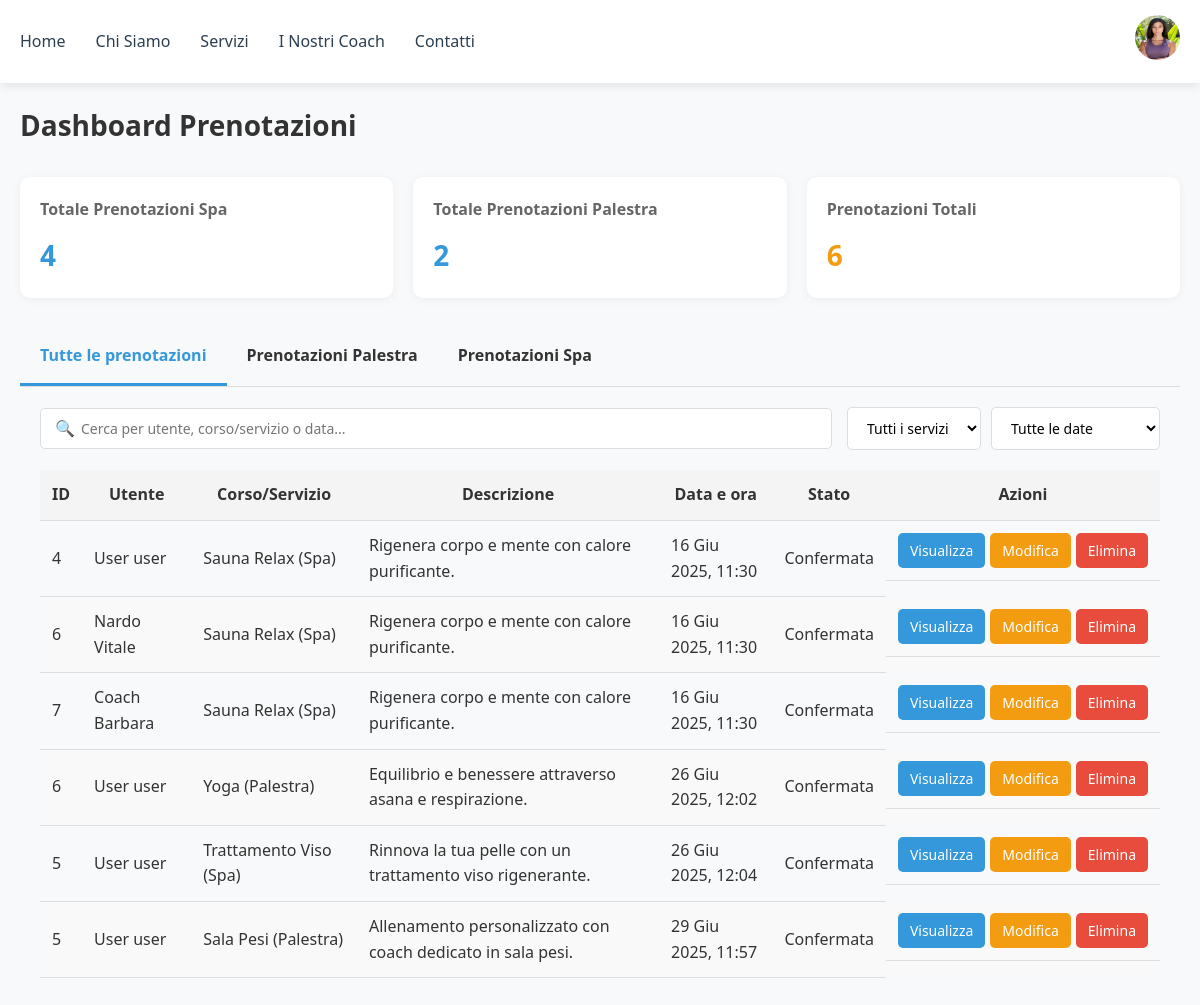
/gest-prenotazioni/ (signed in), run on the app's committed database.
### users/models.py (models this page shows, shortened)
class User(AbstractBaseUser, PermissionsMixin):
    full_name = models.CharField(max_length=255, default="Nome Cognome")
    email = models.EmailField(unique=True)
    phone = models.CharField(max_length=20, blank=True)
    profile_picture = models.ImageField(
        upload_to="profile_pics/",
        default="profile_pics/def_pfp.png",
        null=True,
        blank=True
    )
    is_active = models.BooleanField(default=True)
    is_staff = models.BooleanField(default=False)
    is_superuser = models.BooleanField(default=False)
    objects = UserManager()
    USERNAME_FIELD = 'email'

### spa/models.py (models this page shows, shortened)
class SpaService(models.Model):
    name = models.CharField(max_length=100)
    description = models.TextField()
    operator = models.ForeignKey(User, on_delete=models.SET_NULL, null=True, related_name='operator_services')
    duration = models.IntegerField(default=45)
    scheduled = models.DateTimeField(default=timezone.now)
    price = models.IntegerField()
    max_partecipants = models.IntegerField(default=1)
    imgs = models.ImageField(upload_to='spa/', blank=True, null=True, help_text="Carica un'immagine del trattamento")
    TYPE_CHOICES = [
        ('massage', 'Massaggio'),
        ('treatment', 'Trattamento'),
        ('ritual', 'Rituale'),
    ]
    type = models.CharField(max_length=20, choices=TYPE_CHOICES, default='massage')

### palestra/models.py (models this page shows, shortened)
class GymClass(models.Model):
    name = models.CharField(max_length=100, default="Marco Ros")
    description = models.TextField()
    scheduled = models.DateTimeField(default=timezone.now)
    duration = models.IntegerField(default=45)
    instructor = models.ForeignKey(User, on_delete=models.SET_NULL, null=True, related_name='instructor_classes')
    max_partecipants = models.IntegerField()
    imgs = models.ImageField(upload_to='palestra/', blank=True, null=True, help_text="Carica un'immagine del corso")

### users/views/admin.py (the view)
# urls.py: path('gest-prenotazioni/', gest_prenotazioni, name='gest_prenotazioni'),
@login_required
@user_passes_test(lambda u: u.is_staff)
def gest_prenotazioni(request):
    gym_bookings = GymBooking.objects.select_related('user', 'class_id').all()
    spa_bookings = SpaBooking.objects.select_related('user', 'service_id').all()
    gym_count = gym_bookings.count()
    spa_count = spa_bookings.count()
    all_bookings = []
    for booking in gym_bookings:
        all_bookings.append({
            'id': booking.id,
            'user': f"{booking.user.full_name}",
            'service': f"{booking.class_id.name} (Palestra)",
            'description': booking.description or booking.class_id.description,
            'date': booking.class_id.scheduled,
            'status': 'confirmed',
            'type': 'gym'
        })
    for booking in spa_bookings:
        all_bookings.append({
            'id': booking.id,
            'user': f"{booking.user.full_name}",
            'service': f"{booking.service_id.name} (Spa)",
            'description': booking.description or booking.service_id.description,
            'date': booking.service_id.scheduled,
            'status': 'confirmed',
            'type': 'spa'
        })
    all_bookings.sort(key=lambda x: x['date'])
    gym_bookings_data = []
    for booking in gym_bookings:
        gym_bookings_data.append({
            'id': booking.id,
            'user': f"{booking.user.full_name}",
            'course': booking.class_id.name,
            'description': booking.description or booking.class_id.description,
            'date': booking.class_id.scheduled,
            'status': 'confirmed',
        })
    spa_bookings_data = []
    for booking in spa_bookings:
        spa_bookings_data.append({
            'id': booking.id,
            'user': f"{booking.user.full_name}",
            'treatment': booking.service_id.name,
            'description': booking.description or booking.service_id.description,
            'date': booking.service_id.scheduled,
            'status': 'confirmed',
        })
    ctx = {
        'total_gym_bookings': gym_count,
        'total_spa_bookings': spa_count,
        'all_bookings': all_bookings,
        'gym_bookings': gym_bookings_data,
        'spa_bookings': spa_bookings_data,
        'timestamp': datetime.now().timestamp(),
    }
    return render(request, 'users/gest_prenotazioni.html', ctx)

### users/templates/users/gest_prenotazioni.html (shortened to what this page needs)
{% extends 'users/navbar_template.html' %}
{% load static %}
{% block content %}
<!DOCTYPE html>
<html lang="it">
<head>
    <link rel="stylesheet" href="{% static 'users/css/gest_pren.css' %}">
</head>
<body>
    <main class="container">
        <div class="dashboard-header">
            <h1>Dashboard Prenotazioni</h1>
        </div>
        <div class="stat-cards">
            <div class="stat-card primary">
                <h3>Totale Prenotazioni Spa</h3>
                <p>{{ total_spa_bookings }}</p>
            </div>
            <div class="stat-card primary">
                <h3>Totale Prenotazioni Palestra</h3>
                <p>{{ total_gym_bookings }}</p>
            </div>
            <div class="stat-card warning">
                <h3>Prenotazioni Totali</h3>
                <p>{{ total_gym_bookings|add:total_spa_bookings }}</p>
            </div>
        </div>
        <div class="tabs">
            <div class="tab active" data-tab="all">Tutte le prenotazioni</div>
            <div class="tab" data-tab="gym">Prenotazioni Palestra</div>
            <div class="tab" data-tab="spa">Prenotazioni Spa</div>
        </div>
        <div class="tab-content-container">
            <div id="all" class="tab-content active">
                <div class="filters">
                    <div class="search-box">
                        <span class="search-icon">🔍</span>
                        <input type="text" id="search-all" placeholder="Cerca per utente, corso/servizio o data...">
                    </div>
                    <div class="filter-group">
                        <select id="filter-service-all">
                            <option value="">Tutti i servizi</option>
                        </select>
                        <select id="filter-date-all">
                            <option value="">Tutte le date</option>
                        </select>
                    </div>
                </div>
                <div class="table-container">
                    <table>
                        <thead>
                            <tr>
                                <th>ID</th>
                                <th>Utente</th>
                                <th>Corso/Servizio</th>
                                <th>Descrizione</th>
                                <th>Data e ora</th>
                                <th>Stato</th>
                                <th>Azioni</th>
                            </tr>
                        </thead>
                        <tbody>
                            {% for booking in all_bookings %}
                            <tr class="booking-row" data-booking-id="{{ booking.id }}">
                                <td>{{ booking.id }}</td>
                                <td>{{ booking.user }}</td>
                                <td>{{ booking.service }}</td>
                                <td>{{ booking.description }}</td>
                                <td>{{ booking.date|date:"d M Y, H:i" }}</td>
                                <td><span class="status {{ booking.status }}">
                                    {% if booking.status == 'confirmed' %}
                                        Confermata
                                    {% elif booking.status == 'pending' %}
                                        In attesa
                                    {% elif booking.status == 'cancelled' %}
                                        Cancellata
                                    {% endif %}
                                </span></td>
                                <td class="actions">
                                    <button class="btn btn-view" data-id="{{ booking.id }}" data-type="{{ booking.type }}">Visualizza</button>
                                    <button class="btn btn-edit" data-id="{{ booking.id }}" data-type="{{ booking.type }}">Modifica</button>
                                    <button class="btn btn-delete" data-id="{{ booking.id }}" data-type="{{ booking.type }}">Elimina</button>
                                </td>
                            </tr>
                            {% empty %}
                            <tr>
                                <td colspan="7" class="no-data">Nessuna prenotazione disponibile</td>
                            </tr>
                            {% endfor %}
                        </tbody>
                    </table>
                </div>
            </div>
        </div>
    </main>
{% endblock %}

### users/templates/users/navbar_template.html (shortened to what this page needs)
{% load static %}
<!DOCTYPE html>
<html lang="it">
<head>
    <link rel="stylesheet" href="{% static 'users/css/home.css' %}">
</head>
<body>
    <header>
        <nav class="navbar">
            <ul class="nav-links">
                <li><a href="{% url 'home' %}#home">Home</a></li>
                <li><a href="{% url 'home' %}#about">Chi Siamo</a></li>
                <li><a href="{% url 'home' %}#services">Servizi</a></li>
                <li><a href="{% url 'home' %}#coaches">I Nostri Coach</a></li>
                <li><a href="{% url 'home' %}#contact">Contatti</a></li>
            </ul>
            <div class="header-actions">
                {% if user.is_authenticated %}
                    <div class="dropdown">
                        <img
                            src="{{ user.profile_picture.url }}"
                            alt="Immagine profilo utente"
                            class="user-profile-pic"
                        >
                    </div>
                {% else %}
                    <button class="login-btn" onclick="window.location.href='{% url 'login' %}?tab=login'">Login</button>
                    <button class="register-btn" onclick="window.location.href='{% url 'login' %}?tab=register'">Registrati</button>
                {% endif %}
            </div>
        </nav>
    </header>
{% block content %}{% endblock %}
</body>
</html>

### users/static/users/css/home.css (style rules this page uses)
* { margin: 0; padding: 0; box-sizing: border-box; }
:root { --primary-color: #2C3E50; --secondary-color: #34495E; --accent-color: #3498DB; --background-color: #F4F6F7; --text-color: #2C3E50; --white: #FFFFFF; }
.container { max-width: 1200px; margin: 0 auto; }
body { font-family: 'Inter', sans-serif; line-height: 1.6; background-color: var(--background-color); color: var(--text-color); }
header { position: fixed; top: 0; width: 100%; background-color: var(--white); box-shadow: 0 2px 10px rgba(0, 0, 0, 0.05); z-index: 1000; padding: 15px 0; }
header nav { max-width: 1200px; margin: 0 auto; display: flex; justify-content: space-between; align-items: center; padding: 0 20px; }
header nav ul { display: flex; list-style: none; gap: 30px; }
header nav ul li a { text-decoration: none; color: var(--primary-color); font-weight: 500; transition: color 0.3s ease; position: relative; }
header nav ul li a::after { content: ''; position: absolute; width: 0; height: 2px; bottom: -5px; left: 0; background-color: var(--accent-color); transition: width 0.3s ease; }
.header-actions { display: flex; gap: 20px; }
.dropdown { position: relative; display: inline-block; }
.user-profile-pic { width: 45px; height: 45px; border-radius: 50%; cursor: pointer; transition: transform 0.2s ease; }

### users/templates/users/gest_prenotazioni.html (style rules this page uses)
.table-container th { text-align: center; }

### data on the page
User: profile_picture (picture), user "Coach Barbara"
User: user "User user" "User user" "User user" "User user"
SpaService: description "Rigenera corpo e mente con calore purificante." "Rigenera corpo e mente con calore purificante." "Rigenera corpo e mente con calore purificante.", date "16 Giu 2025, 11:30" "16 Giu 2025, 11:30" "16 Giu 2025, 11:30"
User: user "Nardo Vitale"
GymClass: description "Equilibrio e benessere attraverso asana e respirazione.", date "26 Giu 2025, 12:02"
SpaService: description "Rinnova la tua pelle con un trattamento viso rigenerante.", date "26 Giu 2025, 12:04"
GymClass: description "Allenamento personalizzato con coach dedicato in sala pesi.", date "29 Giu 2025, 11:57"

### other printed values
{{ total_spa_bookings }} "4"
{{ total_gym_bookings }} "2"
{{ total_gym_bookings|add:total_spa_bookings }} "6"
{{ booking.id }} "4" "6" "7" "6" "5" "5"
{{ booking.service }} "Sauna Relax (Spa)" "Sauna Relax (Spa)" "Sauna Relax (Spa)" "Yoga (Palestra)" "Trattamento Viso (Spa)" "Sala Pesi (Palestra)"
